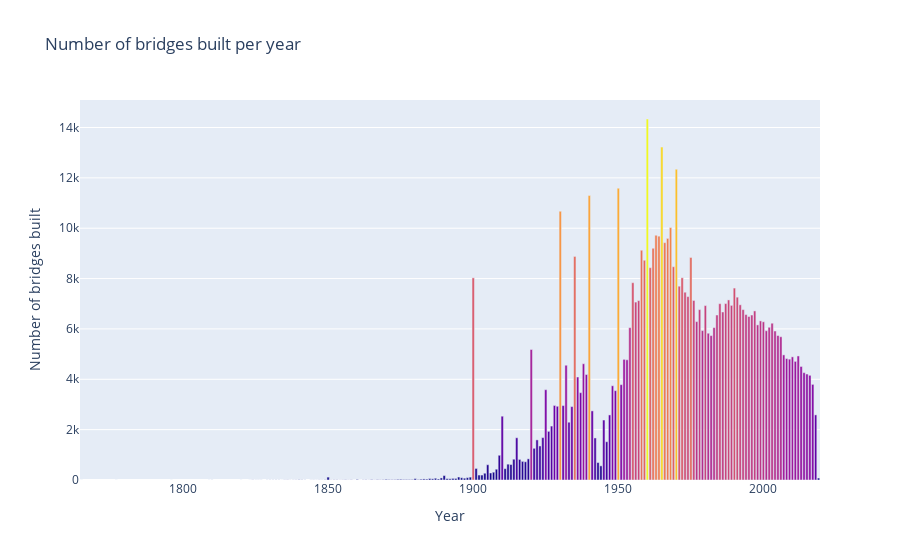

Here is the notebook cell this chart was saved with:
### Code cell
bar = px.bar(x=number_bridges_per_year.index,
             y=number_bridges_per_year.values,
             color=number_bridges_per_year.values,
             title='Number of bridges built per year')

bar.update_layout(xaxis_title='Year', 
                  yaxis_title='Number of bridges built',
                  coloraxis_showscale=False)
bar.show()

### Figure 1 — Plotly figure (JSON) as saved in the notebook; plotly's stock layout.template omitted (floating-point values rounded to 4 significant figures; data arrays with more than 128 entries replaced by an {"elided": "..."} marker saying what was removed)
{"data": [{"alignmentgroup": "True", "hovertemplate": "x=%{x}<br>y=%{y}<br>color=%{marker.color}<extra></extra>", "legendgroup": "", "marker": {"color": {"elided": "201 int values"}, "coloraxis": "coloraxis"}, "name": "", "offsetgroup": "", "orientation": "v", "showlegend": false, "textposition": "auto", "type": "bar", "x": {"elided": "201 int values"}, "xaxis": "x", "y": {"elided": "201 int values"}, "yaxis": "y"}], "layout": {"barmode": "relative", "coloraxis": {"colorbar": {"title": {"text": "color"}}, "colorscale": [[0, "#0d0887"], [0.1111, "#46039f"], [0.2222, "#7201a8"], [0.3333, "#9c179e"], [0.4444, "#bd3786"], [0.5556, "#d8576b"], [0.6667, "#ed7953"], [0.7778, "#fb9f3a"], [0.8889, "#fdca26"], [1, "#f0f921"]], "showscale": false}, "legend": {"tracegroupgap": 0}, "title": {"text": "Number of bridges built per year"}, "xaxis": {"anchor": "y", "domain": [0, 1], "title": {"text": "Year"}}, "yaxis": {"anchor": "x", "domain": [0, 1], "title": {"text": "Number of bridges built"}}}}
